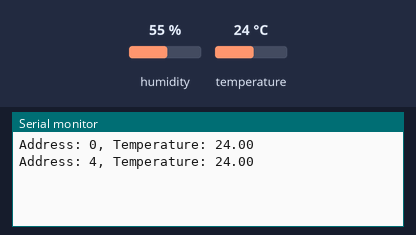
The sketch below on a simulated Arduino Uno, built with avr-gcc and run on an emulated ATmega328P. Shown: the last lines printed to the serial monitor. Wiring (inferred from the names in the program): 24Cxx EEPROM at I2C address 0x50. The inputs (shaded band) are chosen by the test bench; at power-on: temperature 24 °C, humidity 55 %. EEPROM starts erased.

Above: at 10.8 s.
10.9 s: temperature set to 12 °C
At 20.7 s:
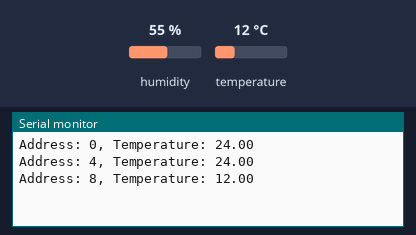
20.9 s: temperature set to 19 °C
At 30.7 s:
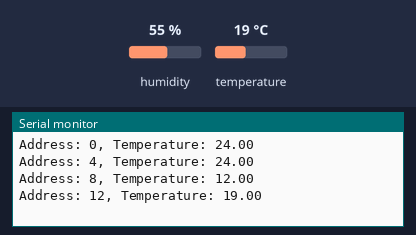
Timing chart, 0 to 32.2 s (numbered marks = the images above; inputs shaded):
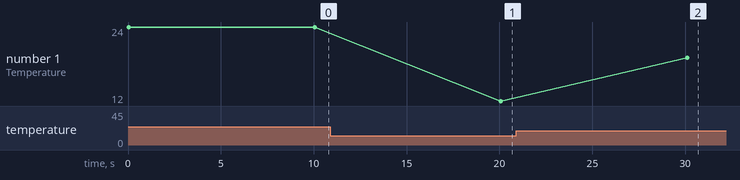

Measured:
- after the input at 10.9 s, the serial monitor: prints a new line after 9.2 s (image 1)
- after the input at 20.9 s, the serial monitor: prints a new line after 9.2 s (image 2)
- plotted number 1: 24 → 12 after the input at 10.9 s, 12 → 19 after the input at 20.9 s

The sketch:

write_rea_dht_temp.ino
```cpp
#include <Wire.h>
#include <Adafruit_Sensor.h>
#include <DHT.h>

#define EEPROM_ADDRESS 0x50
#define DHT_PIN 2
#define DHT_TYPE DHT22 // Change this to DHT11, DHT21, or DHT22 depending on your sensor

DHT dht(DHT_PIN, DHT_TYPE);

struct TemperatureReading {
  int address;
  float temperature;
};

int numReadings = 0; // Track the number of readings

void setup() {
  Serial.begin(9600);
  Wire.begin();
  dht.begin();

  while (!Serial) {
    // Wait for the serial monitor to open
  }
}

void writeFloatToEEPROM(int address, float value) {
  byte* p = (byte*)(void*)&value;
  for (int i = 0; i < sizeof(value); i++) {
    Wire.beginTransmission(EEPROM_ADDRESS);
    Wire.write((address + i) >> 8); // High byte of address
    Wire.write((address + i) & 0xFF); // Low byte of address
    Wire.write(p[i]); // Write each byte of the float
    Wire.endTransmission();
    delay(5); // Delay to ensure writes are complete
  }
}

float readFloatFromEEPROM(int address) {
  float value;
  byte* p = (byte*)(void*)&value;
  for (int i = 0; i < sizeof(value); i++) {
    Wire.beginTransmission(EEPROM_ADDRESS);
    Wire.write((address + i) >> 8); // High byte of address
    Wire.write((address + i) & 0xFF); // Low byte of address
    Wire.endTransmission();

    // Read data from the EEPROM
    Wire.requestFrom(EEPROM_ADDRESS, 1); // Read one byte at a time

    if (Wire.available()) {
      p[i] = Wire.read(); // Read each byte of the float
    }
  }
  return value;
}

void loop() {
  float temperature = dht.readTemperature();

  // Calculate the EEPROM address based on the number of readings
  int eepromAddress = numReadings * sizeof(float);

  // Write the temperature value to EEPROM
  writeFloatToEEPROM(eepromAddress, temperature);

  // Create a TemperatureReading struct to store address and temperature
  TemperatureReading reading;
  reading.address = eepromAddress;
  reading.temperature = temperature;

  // Increment the number of readings
  numReadings++;

  // Print the memory address and temperature
  Serial.print("Address: ");
  Serial.print(reading.address);
  Serial.print(", Temperature: ");
  Serial.println(reading.temperature);

  delay(10000); // Wait for 10 seconds before the next reading
}
```

use_dhttemptimestamp_unixlastl.ino
```cpp

```
